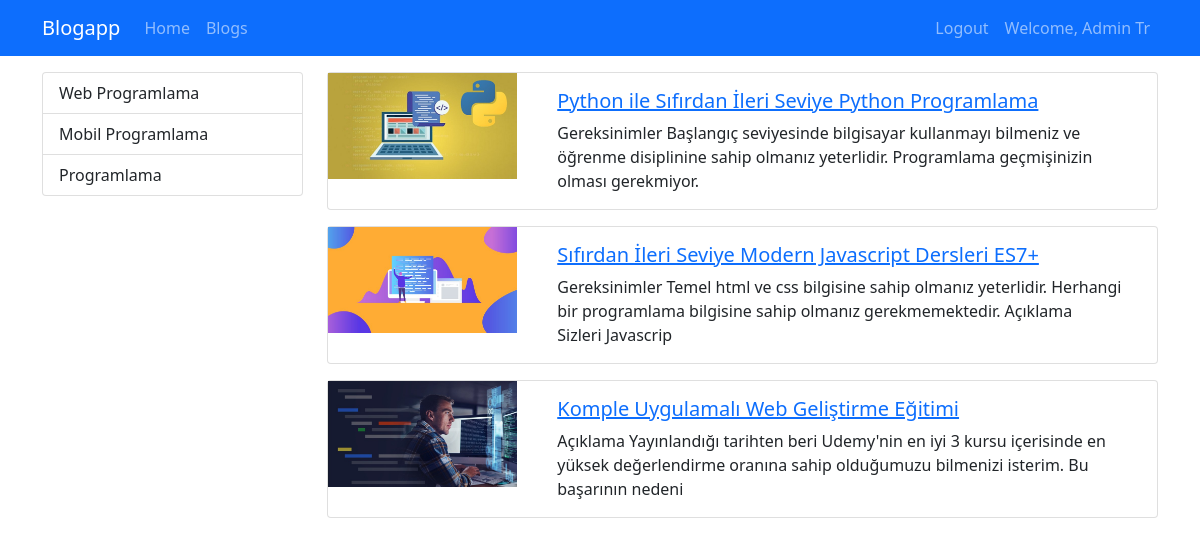
The app's page / (signed in) with its own data.
### blog/models.py (models this page shows, shortened)
class Category (models.Model):
    name = models.CharField(max_length=150)
    slug=models.SlugField(null=False,blank=True,unique=True,db_index=True,editable=False)

class Blog(models.Model):
    title = models.CharField(max_length=200)
    image = models.ImageField(upload_to="blogs")
    description = RichTextField()
    is_active = models.BooleanField(default=False)
    is_home = models.BooleanField(default=False)
    slug=models.SlugField(null=False,blank=True,unique=True,db_index=True,editable=False)
    categories=models.ManyToManyField(Category,blank=True)

### blog/views.py (the view)
def index (request):
    if not request.user.is_authenticated:
        return redirect("login")
    data = {
    "Blogs": Blog.objects.filter(is_active=True,is_home=True),
    "Categories": Category.objects.all()
}
    return render(request,"blog/index.html",data)

### blog/templates/blog/index.html (shortened to what this page needs)
{% extends "base.html" %}
{% load static %}
{% block content %}
<div class="container mt-3">
    <div class="row">
        <div class="col-3">
            {% include 'partials/_categories.html' %}
        </div>
        <div class="col-9">
            {%for blog in Blogs %}
            {%if blog.is_home %}
            {% include 'blog/partials/_blog.html' %}
            {% endif %}
            {% endfor %}
        </div>
    </div>
</div>
{% endblock %}

### templates/partials/_navbar.html (shortened to what this page needs)
<nav class="navbar navbar-dark bg-primary navbar-expand-lg ">
    <div class="container">
        <a class="navbar-brand" href="{% url 'home' %}">Blogapp</a>
        <div class="collapse navbar-collapse" id="navbar">
           <ul class="navbar-nav me-auto">
            <li class="nav-item">
                <a class="nav-link" href="{% url 'home' %}">Home</a>
            </li>
            <li class="nav-item">
                <a class="nav-link" href="{% url 'blogs' %}">Blogs</a>
            </li>
           </ul>
           <ul class="navbar-nav ms-auto">
            {% if user.is_authenticated %}
            <li class="nav-item">
                <a class="nav-link" href="{% url 'logout' %}">Logout</a>
            </li>
            <li class="nav-item">
                <a class="nav-link" href="">Welcome, {{user.get_full_name|title}}</a>
            </li>
            {% endif %}
           </ul>
        </div>
    </div>
</nav>

### templates/partials/_categories.html
<div class="list-group">
    {%for category in Categories %}
       {% if category.slug == selected_category %}
       <a class="list-group-item list-group-action active" href="{% url 'blog_by_category' category.slug %}">{{category.name|title}}</a>
       {% else %}
       <a class="list-group-item list-group-action" href="{% url 'blog_by_category' category.slug %}">{{category.name|title}}</a>
       {% endif %}
    {% endfor %}
</div>

### blog/templates/blog/partials/_blog.html
{% load static %}
<div class="card mb-3">
    <div class="row">
        <div class="col-md-3">
            <img src="{{blog.image.url}}" alt=""  class="img-fluid" >
        </div>
        <div class="col-md-9">
            <div class="card-body">
                <h5 class="card-title">
                    <a href="{% url 'blog_details' blog.slug %}">
                      {{blog.title}}</a>
                </h5>
                <p class="card-text">{{blog.description|safe|striptags|slice:"0:200"}}</p>
            </div>
        </div>
    </div>
</div>

### records on screen
Category: name "Web Programlama"
Category: name "Mobil Programlama"
Category: name "Programlama"
Blog: image (picture), title "Python ile Sıfırdan İleri Seviye Python Programlama", description "Gereksinimler Başlangıç seviyesinde bilgisayar kullanmayı bilmeniz ve öğrenme disiplinine sahip olmanız yeterlidir. Programlama geçmişinizin olması gerekmiyor."
Blog: image (picture), title "Sıfırdan İleri Seviye Modern Javascript Dersleri ES7+", description "Gereksinimler Temel html ve css bilgisine sahip olmanız yeterlidir. Herhangi bir programlama bilgisine sahip olmanız gerekmemektedir. Açıklama Sizleri Javascrip"
Blog: image (picture), title "Komple Uygulamalı Web Geliştirme Eğitimi", description "Açıklama Yayınlandığı tarihten beri Udemy'nin en iyi 3 kursu içerisinde en yüksek değerlendirme oranına sahip olduğumuzu bilmenizi isterim. Bu başarının nedeni"

### other values on screen
{{ user.get_full_name|title }} "Admin Tr"
